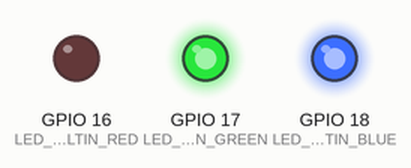
Recording of a sketch running on a simulated ESP32. On the bench: output pins drawn as LEDs (lit = HIGH).

Above: at 2.0 s.
At 8.0 s:
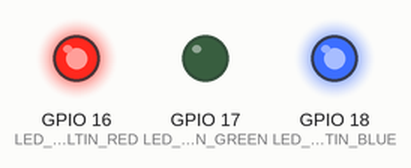
At 10.5 s:
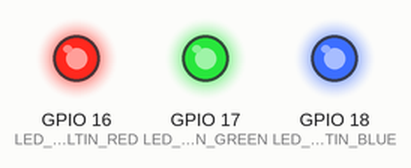
Timing chart, 0 to 13.8 s (numbered marks = the images above):
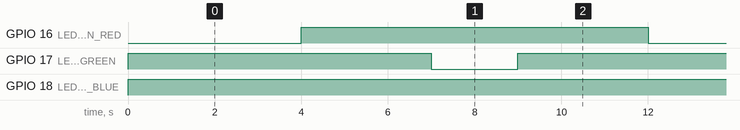

The sketch:

Blink.ino
```cpp
int LED_BUILTIN_BLUE = 18;
int LED_BUILTIN_GREEN = 17;
int LED_BUILTIN_RED = 16;

void setup() {
  // put your setup code here, to run once:
  pinMode(LED_BUILTIN_BLUE, OUTPUT ) ;
  pinMode(LED_BUILTIN_GREEN, OUTPUT);
  pinMode(LED_BUILTIN_RED, OUTPUT);

}

void loop() {

  setColor(0, 255, 255);
  delay(4000);
  setColor(100,100,100);
  delay(3000);
  setColor(255,0,255);
  delay(2000);
  setColor(100,100,100);
  delay(3000);
}

void setColor(int R, int G, int B) {
  digitalWrite(LED_BUILTIN_RED,   R);
  digitalWrite(LED_BUILTIN_GREEN, G);
  digitalWrite(LED_BUILTIN_BLUE,  B);
}
```

Measured:
- by itself, GPIO 16 (LED_BUILTIN_RED): alternates HIGH for 8.0 s and LOW for 4.0 s
- by itself, GPIO 17 (LED_BUILTIN_GREEN): repeats every 12.0 s: LOW 2.0 s, HIGH 10.0 s
- by itself, GPIO 18 (LED_BUILTIN_BLUE): LOW → HIGH at 0.00 s
